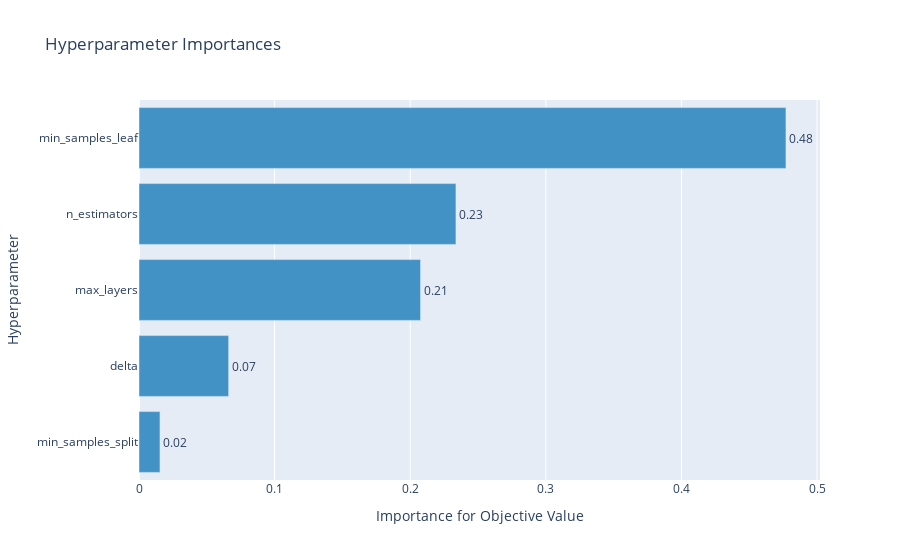

Source (notebook cell):
### Code cell
from optuna.visualization import plot_param_importances
plot_param_importances(study)

### Figure 1 — Plotly figure (JSON) as saved in the notebook; plotly's stock layout.template omitted (floating-point values rounded to 4 significant figures)
{"data": [{"cliponaxis": false, "hovertemplate": ["min_samples_split (IntDistribution): 0.015461461746763201<extra></extra>", "delta (FloatDistribution): 0.06610227311036784<extra></extra>", "max_layers (IntDistribution): 0.2076208917963611<extra></extra>", "n_estimators (IntDistribution): 0.23372608907036674<extra></extra>", "min_samples_leaf (IntDistribution): 0.47708928427614117<extra></extra>"], "marker": {"color": "rgb(66,146,198)"}, "orientation": "h", "text": ["0.02", "0.07", "0.21", "0.23", "0.48"], "textposition": "outside", "type": "bar", "x": [0.01546, 0.0661, 0.2076, 0.2337, 0.4771], "y": ["min_samples_split", "delta", "max_layers", "n_estimators", "min_samples_leaf"]}], "layout": {"showlegend": false, "title": {"text": "Hyperparameter Importances"}, "xaxis": {"title": {"text": "Importance for Objective Value"}}, "yaxis": {"title": {"text": "Hyperparameter"}}}}
